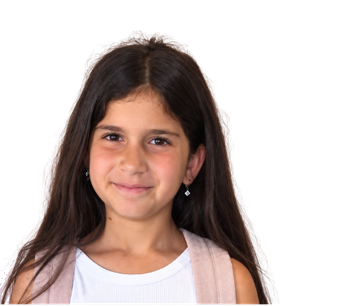
#> input picture img/agam-cutout.png, 345 x 306 px
$ python tools_make_icons.py
#> lines starting #> are read from the running program, lines starting #| are printed output that depends on the picture
"""Generates PWA icons with Agam's photo (run once: python tools_make_icons.py)."""
from PIL import Image, ImageDraw, ImageFilter

PHOTO = Image.open("img/agam-cutout.png").convert("RGBA")
#> PHOTO is the input picture: PIL image 345x306 RGBA; mean R, G, B, A 64.6, 49.1, 44.2, 113.4
BASE = 1024  # draw big, then downscale for crisp edges


def gradient(s):
#> called with s = 1024
    img = Image.new("RGB", (s, s))
#> img: PIL image 1024x1024 RGB; every value is 0
    px = img.load()
    for y in range(s):
        for x in range(s):
            t = (x + y) / (2 * s)
            px[x, y] = (int(109 + (236 - 109) * t), int(40 + (72 - 40) * t), int(217 + (153 - 217) * t))
    return img.convert("RGBA")
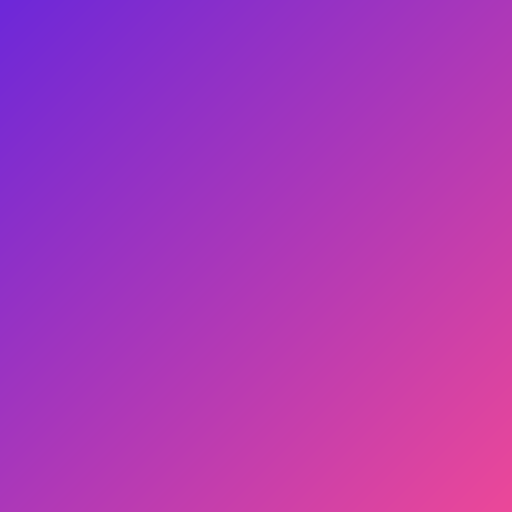
#> returned value: PIL image 1024x1024 RGBA (shown at 1/2 size); mean R, G, B, A 171.9, 55.5, 184.5, 255


def compose(transparent=False):
    s = BASE
    img = Image.new("RGBA", (s, s), (0, 0, 0, 0)) if transparent else gradient(s)

    # זוהר רך + "שמש" צהובה מאחורי אגם
    glow = Image.new("RGBA", (s, s), (0, 0, 0, 0))
#> glow: PIL image 1024x1024 RGBA; every value is 0
    gd = ImageDraw.Draw(glow)
    cx, cy, R = s * 0.5, s * 0.52, s * 0.37
    gd.ellipse((cx - R * 1.25, cy - R * 1.25, cx + R * 1.25, cy + R * 1.25), fill=(255, 255, 255, 70))
    img.alpha_composite(glow.filter(ImageFilter.GaussianBlur(s * 0.03)))
#> img: PIL image 1024x1024 RGBA
    d = ImageDraw.Draw(img)
    d.ellipse((cx - R, cy - R, cx + R, cy + R), fill=(253, 224, 71, 255))
    d.ellipse((cx - R, cy - R, cx + R, cy + R), outline=(255, 255, 255, 255), width=int(s * 0.014))

    # אגם: גדולה, צמודה לתחתית, יוצאת מעט מהעיגול (עומק)
    h = int(s * 0.80)
    w = int(PHOTO.width * h / PHOTO.height)
#> w = 923
    person = PHOTO.resize((w, h), Image.LANCZOS)
    px, py = (s - w) // 2, s - h
#> px = 50; py = 205
    shadow = Image.new("RGBA", (s, s), (0, 0, 0, 0))
    shadow.paste((46, 16, 101, 110), (px, py + int(s * 0.012)), person.split()[3])
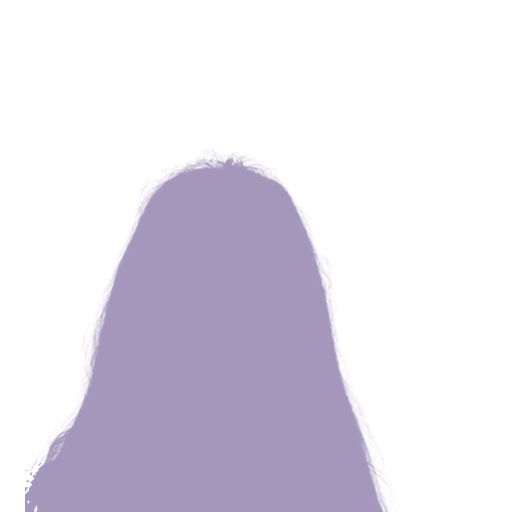
#> shadow: PIL image 1024x1024 RGBA (shown at 1/2 size); mean R, G, B, A 15.9, 5.5, 34.8, 34.7; transparent parts drawn white
    img.alpha_composite(shadow.filter(ImageFilter.GaussianBlur(s * 0.012)))
    img.alpha_composite(person, (px, py))

    # תג הצבעה: עיגול ירוק עם וי
    bx, by, br = s * 0.80, s * 0.78, s * 0.115
    d = ImageDraw.Draw(img)
    d.ellipse((bx - br - 8, by - br - 8, bx + br + 8, by + br + 8), fill=(255, 255, 255, 255))
    d.ellipse((bx - br, by - br, bx + br, by + br), fill=(22, 163, 74, 255))
    d.line([(bx - br * .45, by + br * .02), (bx - br * .1, by + br * .38), (bx + br * .5, by - br * .35)],
           fill=(255, 255, 255, 255), width=int(br * .30), joint="curve")
    return img if transparent else img.convert("RGB")
#> returned value: PIL image 1024x1024 RGB


big = compose()
for size, path in [(192, "icons/icon-192.png"), (512, "icons/icon-512.png"), (180, "icons/apple-touch-icon.png")]:
    big.resize((size, size), Image.LANCZOS).save(path)
#> this loop made 3 passes
#> pass 1, `big.resize((size, size), Image.LANCZOS).save(path)`:
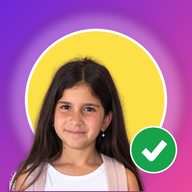
#> saved as icon-192.png: PIL image 192x192 RGB; mean R, G, B 169.1, 116, 136.1

compose(True).resize((512, 512), Image.LANCZOS).save("img/agam-badge.png")
#> call 2 of compose, with transparent = True
#> in compose (call 2), `img.alpha_composite(glow.filter(ImageFilter.GaussianBlur(s * 0.03)))`:
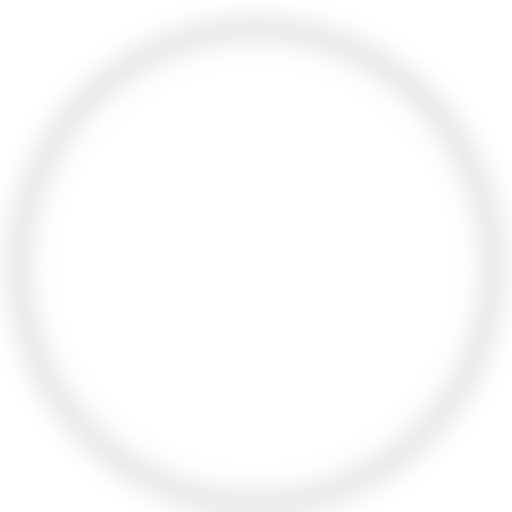
#> img: PIL image 1024x1024 RGBA (shown at 1/2 size); mean R, G, B, A 171.5, 171.5, 171.5, 47.1; transparent parts drawn white
#> in compose (call 2), `img.alpha_composite(shadow.filter(ImageFilter.GaussianBlur(s * 0.012)))`:
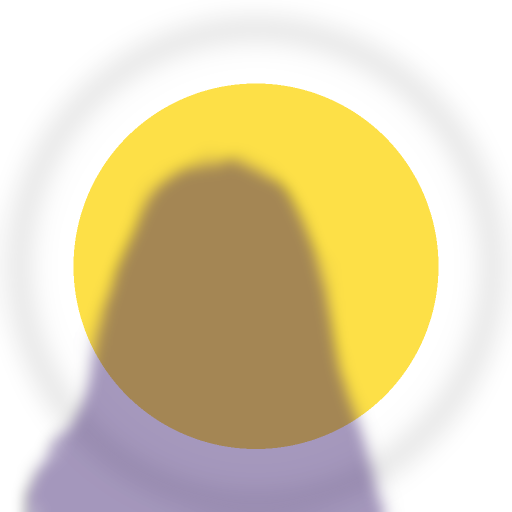
#> img: PIL image 1024x1024 RGBA (shown at 1/2 size); mean R, G, B, A 144.3, 129.7, 97.6, 136.2; transparent parts drawn white
#> in compose (call 2), `img.alpha_composite(person, (px, py))`:
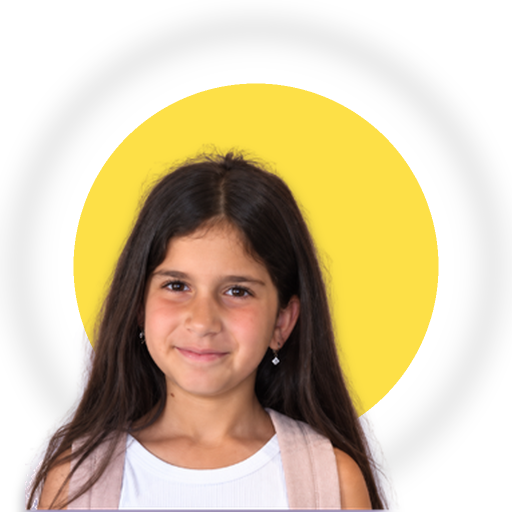
#> img: PIL image 1024x1024 RGBA (shown at 1/2 size); mean R, G, B, A 143.5, 127.8, 96.7, 148.9; transparent parts drawn white
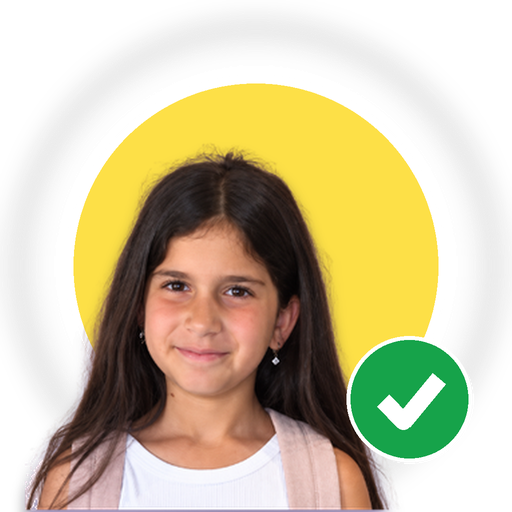
#> saved as agam-badge.png: PIL image 512x512 RGBA; mean R, G, B, A 137.6, 127.4, 94.8, 155.3; transparent parts drawn white
